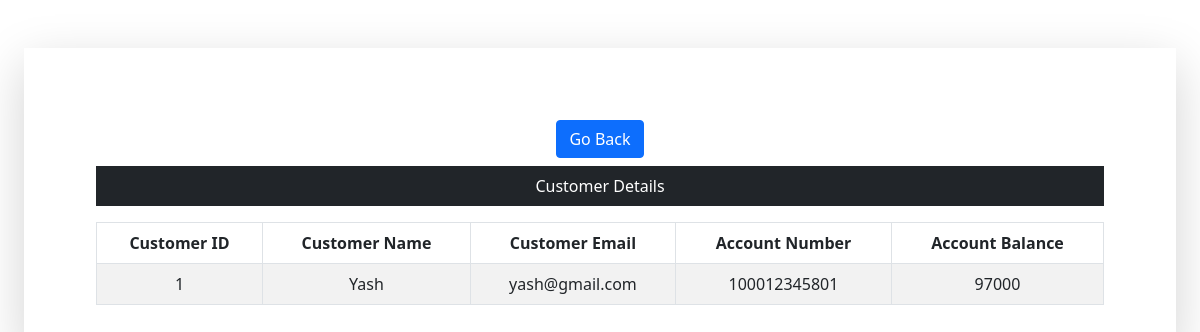
Screenshot of /view_customer.php?cid=1 with the database file from the repository.
### tables this page shows
CREATE TABLE `customers_tb` (
  `customers_id` int(11) NOT NULL,
  `customers_name` varchar(60) NOT NULL,
  `customers_email` varchar(100) NOT NULL,
  `customers_current_balance` bigint(60) NOT NULL,
  `customers_account_no` bigint(12) NOT NULL
);

### view_customer.php (the view, shortened to what this page needs)
<?php
include('dbConnection.php');
?>
<!DOCTYPE html>
<html lang="en">
<head>
    <link rel="stylesheet" href="css/bootstrap.min.css">
    <link rel="stylesheet" href="css/all.min.css">
</head>
<body>
<div class="mx-4 shadow-lg p-4 mt-5 mb-5">
  <div class="mx-5 mt-5 text-center">
  <div class="form-group mb-2">
    <a class="btn btn-primary" href="customer.php">Go Back</a>
  </div>
      <div class="table-responsive">
        <p class="bg-dark text-white text-center p-2">Customer Details</p>
          <table class="col-md-12 table table-striped table-bordered table-fixed">
            <thead>
              <tr>
                <th scope="col">Customer ID</th>
                <th scope="col">Customer Name</th>
                <th scope="col">Customer Email</th>
                <th scope="col">Account Number</th>
                <th scope="col">Account Balance</th>
              </tr>
            </thead>
            <tbody>
              <tr>
              <?php
              $sid = $_GET['cid'];
                $sql = "SELECT * FROM customers_tb WHERE customers_id = '$sid' ";
                $query_rum = mysqli_query($conn,$sql);
                foreach($query_rum as $row) { ?>
                  <td><?php echo $row['customers_id']; ?></td>
                  <td><?php echo $row['customers_name']; ?></td>
                  <td><?php echo $row['customers_email']; ?></td>
                  <td><?php echo $row['customers_account_no']; ?></td>
                  <td><?php echo $row['customers_current_balance']; ?></td>
              </tr>
            <?php } ?>
          </tbody>
        </table>
      </div>
  </div>
</div>
</body>
</html>

### rows the page displays
customers_tb: customers_id "1", customers_name "Yash", customers_email "yash@gmail.com", customers_account_no "100012345801", customers_current_balance "97000"
